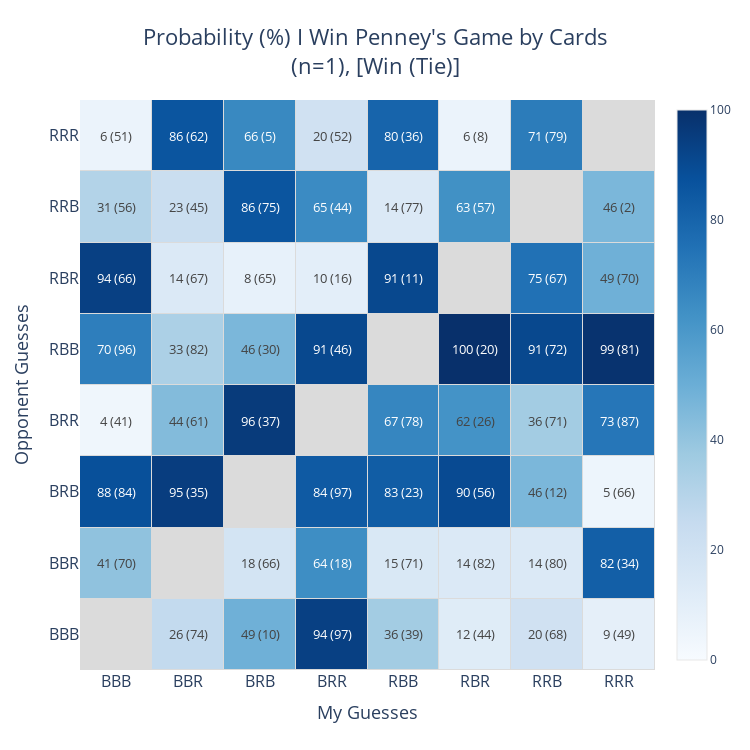
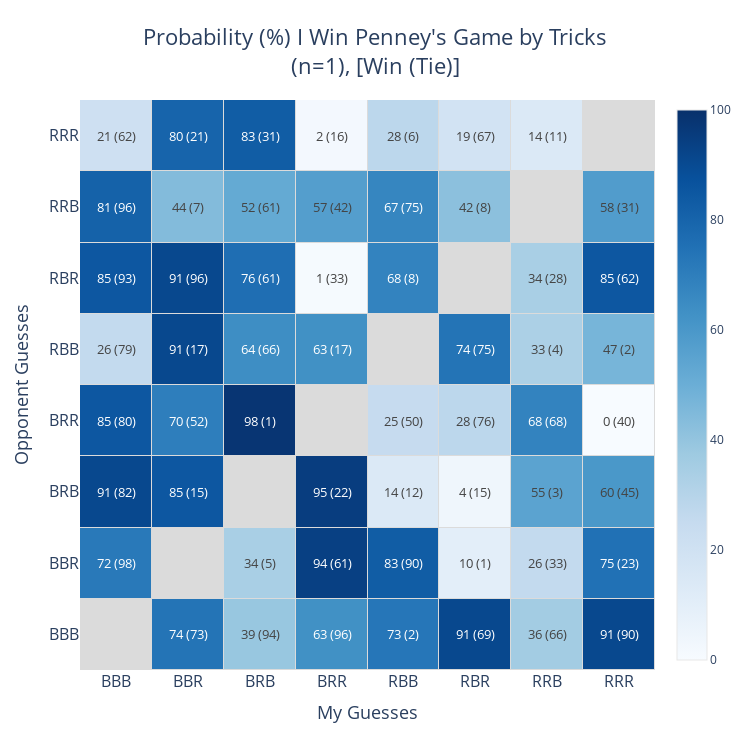

Notebook code for these charts, in order:
### Code cell
get_heatmaps('html')

### Figure 1 — Plotly figure (JSON) as saved in the notebook; plotly's stock layout.template omitted (floating-point values rounded to 4 significant figures)
{"data": [{"colorbar": {"outlinecolor": "#E7E7E7", "outlinewidth": 1, "ticktext": [0, 20, 40, 60, 80, 100], "tickvals": [0, 20, 40, 60, 80, 100]}, "colorscale": [[0, "rgb(247,251,255)"], [0.125, "rgb(222,235,247)"], [0.25, "rgb(198,219,239)"], [0.375, "rgb(158,202,225)"], [0.5, "rgb(107,174,214)"], [0.625, "rgb(66,146,198)"], [0.75, "rgb(33,113,181)"], [0.875, "rgb(8,81,156)"], [1, "rgb(8,48,107)"]], "customdata": [[null, 74, 10, 97, 39, 44, 68, 49], [70, null, 66, 18, 71, 82, 80, 34], [84, 35, null, 97, 23, 56, 12, 66], [41, 61, 37, null, 78, 26, 71, 87], [96, 82, 30, 46, null, 20, 72, 81], [66, 67, 65, 16, 11, null, 67, 70], [56, 45, 75, 44, 77, 57, null, 2], [51, 62, 5, 52, 36, 8, 79, null]], "hoverongaps": false, "hovertemplate": "P1: %{x}, P2: %{y}<br>P1 Win Probability: %{z}%<br>Tie Probability: %{customdata}%", "name": "", "text": [["", "26 (74)", "49 (10)", "94 (97)", "36 (39)", "12 (44)", "20 (68)", "9 (49)"], ["41 (70)", "", "18 (66)", "64 (18)", "15 (71)", "14 (82)", "14 (80)", "82 (34)"], ["88 (84)", "95 (35)", "", "84 (97)", "83 (23)", "90 (56)", "46 (12)", "5 (66)"], ["4 (41)", "44 (61)", "96 (37)", "", "67 (78)", "62 (26)", "36 (71)", "73 (87)"], ["70 (96)", "33 (82)", "46 (30)", "91 (46)", "", "100 (20)", "91 (72)", "99 (81)"], ["94 (66)", "14 (67)", "8 (65)", "10 (16)", "91 (11)", "", "75 (67)", "49 (70)"], ["31 (56)", "23 (45)", "86 (75)", "65 (44)", "14 (77)", "63 (57)", "", "46 (2)"], ["6 (51)", "86 (62)", "66 (5)", "20 (52)", "80 (36)", "6 (8)", "71 (79)", ""]], "textfont": {"size": 13}, "texttemplate": "%{text}", "type": "heatmap", "x": ["BBB", "BBR", "BRB", "BRR", "RBB", "RBR", "RRB", "RRR"], "xgap": 1, "y": ["BBB", "BBR", "BRB", "BRR", "RBB", "RBR", "RRB", "RRR"], "ygap": 1, "z": [[null, 26, 49, 94, 36, 12, 20, 9], [41, null, 18, 64, 15, 14, 14, 82], [88, 95, null, 84, 83, 90, 46, 5], [4, 44, 96, null, 67, 62, 36, 73], [70, 33, 46, 91, null, 100, 91, 99], [94, 14, 8, 10, 91, null, 75, 49], [31, 23, 86, 65, 14, 63, null, 46], [6, 86, 66, 20, 80, 6, 71, null]], "zmax": 100, "zmin": 0}], "layout": {"height": 750, "plot_bgcolor": "#DBDBDB", "title": {"font": {"size": 22}, "text": "Probability (%) I Win Penney's Game by Cards<br>(n=1), [Win (Tie)]", "x": 0.5, "y": 0.94}, "width": 750, "xaxis": {"autorange": true, "range": [-0.5, 7.5], "showgrid": false, "tickfont": {"size": 16}, "title": {"font": {"size": 18}, "text": "My Guesses"}, "type": "category"}, "yaxis": {"autorange": true, "range": [-0.5, 7.5], "showgrid": false, "tickfont": {"size": 16}, "title": {"font": {"size": 18}, "text": "Opponent Guesses"}, "type": "category"}}}

### Figure 2 — Plotly figure (JSON) as saved in the notebook; plotly's stock layout.template omitted (floating-point values rounded to 4 significant figures)
{"data": [{"colorbar": {"outlinecolor": "#E7E7E7", "outlinewidth": 1, "ticktext": [0, 20, 40, 60, 80, 100], "tickvals": [0, 20, 40, 60, 80, 100]}, "colorscale": [[0, "rgb(247,251,255)"], [0.125, "rgb(222,235,247)"], [0.25, "rgb(198,219,239)"], [0.375, "rgb(158,202,225)"], [0.5, "rgb(107,174,214)"], [0.625, "rgb(66,146,198)"], [0.75, "rgb(33,113,181)"], [0.875, "rgb(8,81,156)"], [1, "rgb(8,48,107)"]], "customdata": [[null, 73, 94, 96, 2, 69, 66, 90], [98, null, 5, 61, 90, 1, 33, 23], [82, 15, null, 22, 12, 15, 3, 45], [80, 52, 1, null, 50, 76, 68, 40], [79, 17, 66, 17, null, 75, 4, 2], [93, 96, 61, 33, 8, null, 28, 62], [96, 7, 61, 42, 75, 8, null, 31], [62, 21, 31, 16, 6, 67, 11, null]], "hoverongaps": false, "hovertemplate": "P1: %{x}, P2: %{y}<br>P1 Win Probability: %{z}%<br>Tie Probability: %{customdata}%", "name": "", "text": [["", "74 (73)", "39 (94)", "63 (96)", "73 (2)", "91 (69)", "36 (66)", "91 (90)"], ["72 (98)", "", "34 (5)", "94 (61)", "83 (90)", "10 (1)", "26 (33)", "75 (23)"], ["91 (82)", "85 (15)", "", "95 (22)", "14 (12)", "4 (15)", "55 (3)", "60 (45)"], ["85 (80)", "70 (52)", "98 (1)", "", "25 (50)", "28 (76)", "68 (68)", "0 (40)"], ["26 (79)", "91 (17)", "64 (66)", "63 (17)", "", "74 (75)", "33 (4)", "47 (2)"], ["85 (93)", "91 (96)", "76 (61)", "1 (33)", "68 (8)", "", "34 (28)", "85 (62)"], ["81 (96)", "44 (7)", "52 (61)", "57 (42)", "67 (75)", "42 (8)", "", "58 (31)"], ["21 (62)", "80 (21)", "83 (31)", "2 (16)", "28 (6)", "19 (67)", "14 (11)", ""]], "textfont": {"size": 13}, "texttemplate": "%{text}", "type": "heatmap", "x": ["BBB", "BBR", "BRB", "BRR", "RBB", "RBR", "RRB", "RRR"], "xgap": 1, "y": ["BBB", "BBR", "BRB", "BRR", "RBB", "RBR", "RRB", "RRR"], "ygap": 1, "z": [[null, 74, 39, 63, 73, 91, 36, 91], [72, null, 34, 94, 83, 10, 26, 75], [91, 85, null, 95, 14, 4, 55, 60], [85, 70, 98, null, 25, 28, 68, 0], [26, 91, 64, 63, null, 74, 33, 47], [85, 91, 76, 1, 68, null, 34, 85], [81, 44, 52, 57, 67, 42, null, 58], [21, 80, 83, 2, 28, 19, 14, null]], "zmax": 100, "zmin": 0}], "layout": {"height": 750, "plot_bgcolor": "#DBDBDB", "title": {"font": {"size": 22}, "text": "Probability (%) I Win Penney's Game by Tricks<br>(n=1), [Win (Tie)]", "x": 0.5, "y": 0.94}, "width": 750, "xaxis": {"autorange": true, "range": [-0.5, 7.5], "showgrid": false, "tickfont": {"size": 16}, "title": {"font": {"size": 18}, "text": "My Guesses"}, "type": "category"}, "yaxis": {"autorange": true, "range": [-0.5, 7.5], "showgrid": false, "tickfont": {"size": 16}, "title": {"font": {"size": 18}, "text": "Opponent Guesses"}, "type": "category"}}}
